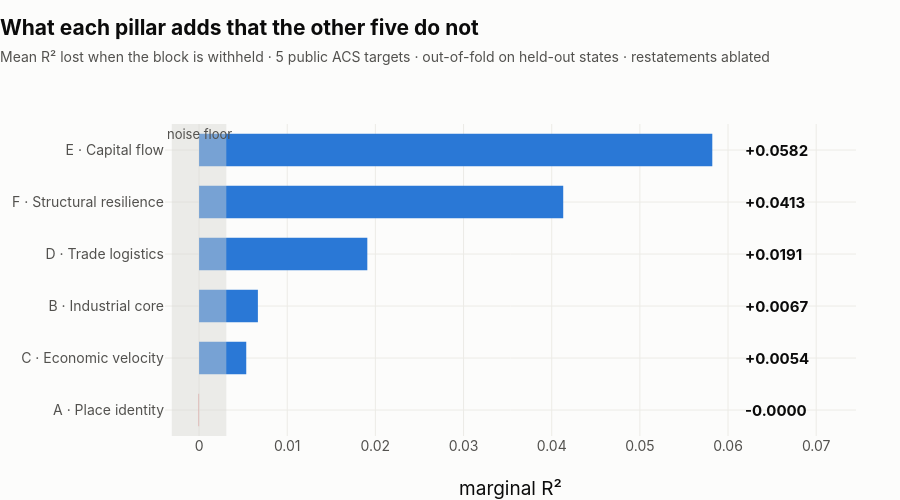

This figure's notebook cell:
### Markdown cell above
**And within that result, what each pillar is worth.** Read the figure as: how much
predictive power the matrix loses when this pillar is taken out of it. The grey
band is the noise floor — the most any *shuffled* version of a block managed.

### Code cell
floor = ext["drop_one_noise_floor"]
# Contribution comes from drop_one, NOT from the noise-floor dict: the latter
# carries F's `_no_ametro` robustness variant (+0.0410, scored against a
# different reference model), and quoting it here would silently understate the
# headline figure the findings report and docs both use (+0.0413).
rows = [{"pillar": p,
         "label": PILLAR_NAME[p],
         "contribution": ext["drop_one"][f"size_emacro_drop_{p}"]["mean_contribution_ablated"],
         "floor": floor[p]["max_placebo"],
         "above": floor[p]["n_targets_above_floor"],
         "positive": ext["drop_one"][f"size_emacro_drop_{p}"]["n_positive_ablated"]}
        for p in PILLARS]
worth = pd.DataFrame(rows).sort_values("contribution")

band = float(worth["floor"].max())
hi = float(worth["contribution"].max())
lo = min(-band, float(worth["contribution"].min()))

fig = go.Figure()
fig.add_trace(go.Bar(
    x=worth["contribution"], y=worth["label"], orientation="h",
    marker_color=[CRITICAL if v <= 0 else BLUE for v in worth["contribution"]],
    hovertemplate="%{y}<br>contribution %{x:+.4f}<extra></extra>",
    showlegend=False,
))
# Values sit in a fixed right-hand column rather than as outside bar labels.
# Outside labels track the bar end, which puts Source A's near-zero value on top
# of its own category label and pushes Source E's off the canvas.
value_x = hi * 1.06
for lab, v in zip(worth["label"], worth["contribution"]):
    fig.add_annotation(x=value_x, y=lab, text=f"<b>{v:+.4f}</b>", showarrow=False,
                       xanchor="left", font=dict(size=15, color=INK))
# The noise floor is a property of the measurement, not a series — a shaded band
# rather than a legend entry, so it reads as the bar to clear.
fig.add_vrect(x0=-band, x1=band, fillcolor=MUTED, opacity=0.45, line_width=0,
              annotation_text="noise floor", annotation_position="top",
              annotation_font=dict(size=13, color=INK2))
style(fig,
      "What each pillar adds that the other five do not",
      "Mean R² lost when the block is withheld · 5 public ACS targets · "
      "out-of-fold on held-out states · restatements ablated",
      height=500, legend=False)
fig.update_xaxes(title="marginal R²", tickformat="+.3f",
                 range=[lo * 1.25, hi * 1.28])
fig.show()

### Figure 1 — Plotly figure (JSON) as saved in the notebook; plotly's stock layout.template omitted (floating-point values rounded to 4 significant figures)
{"data": [{"hovertemplate": "%{y}<br>contribution %{x:+.4f}<extra></extra>", "marker": {"color": ["#d03b3b", "#2a78d6", "#2a78d6", "#2a78d6", "#2a78d6", "#2a78d6"]}, "orientation": "h", "showlegend": false, "type": "bar", "x": [-4.573e-05, 0.005352, 0.006672, 0.01908, 0.04131, 0.05821], "y": ["A · Place identity", "C · Economic velocity", "B · Industrial core", "D · Trade logistics", "F · Structural resilience", "E · Capital flow"]}], "layout": {"annotations": [{"font": {"color": "#0b0b0b", "size": 15}, "showarrow": false, "text": "<b>-0.0000</b>", "x": 0.06171, "xanchor": "left", "y": "A · Place identity"}, {"font": {"color": "#0b0b0b", "size": 15}, "showarrow": false, "text": "<b>+0.0054</b>", "x": 0.06171, "xanchor": "left", "y": "C · Economic velocity"}, {"font": {"color": "#0b0b0b", "size": 15}, "showarrow": false, "text": "<b>+0.0067</b>", "x": 0.06171, "xanchor": "left", "y": "B · Industrial core"}, {"font": {"color": "#0b0b0b", "size": 15}, "showarrow": false, "text": "<b>+0.0191</b>", "x": 0.06171, "xanchor": "left", "y": "D · Trade logistics"}, {"font": {"color": "#0b0b0b", "size": 15}, "showarrow": false, "text": "<b>+0.0413</b>", "x": 0.06171, "xanchor": "left", "y": "F · Structural resilience"}, {"font": {"color": "#0b0b0b", "size": 15}, "showarrow": false, "text": "<b>+0.0582</b>", "x": 0.06171, "xanchor": "left", "y": "E · Capital flow"}, {"font": {"color": "#52514e", "size": 13}, "showarrow": false, "text": "noise floor", "x": 0.0, "xanchor": "center", "xref": "x", "y": 1, "yanchor": "top", "yref": "y domain"}], "bargap": 0.34, "bargroupgap": 0.06, "font": {"color": "#0b0b0b", "family": "-apple-system, BlinkMacSystemFont, Segoe UI, Helvetica, Arial, sans-serif", "size": 16}, "height": 500, "hoverlabel": {"bgcolor": "white", "bordercolor": "#ecebe6", "font": {"family": "-apple-system, BlinkMacSystemFont, Segoe UI, Helvetica, Arial, sans-serif", "size": 14}}, "legend": {"bgcolor": "rgba(0,0,0,0)", "font": {"color": "#52514e", "size": 14}, "orientation": "h", "x": 0, "y": -0.2, "yanchor": "top"}, "margin": {"b": 64, "l": 12, "r": 44, "t": 124}, "paper_bgcolor": "#fcfcfb", "plot_bgcolor": "#fcfcfb", "shapes": [{"fillcolor": "#d5d4d0", "line": {"width": 0}, "opacity": 0.45, "type": "rect", "x0": -0.003092, "x1": 0.003092, "xref": "x", "y0": 0, "y1": 1, "yref": "y domain"}], "showlegend": false, "title": {"font": {"color": "#0b0b0b", "size": 21}, "text": "<b>What each pillar adds that the other five do not</b><br><span style='font-size:14px;color:#52514e'>Mean R² lost when the block is withheld · 5 public ACS targets · out-of-fold on held-out states · restatements ablated</span>", "x": 0, "xanchor": "left", "y": 0.93, "yanchor": "top"}, "uniformtext": {"minsize": 11, "mode": "hide"}, "xaxis": {"automargin": true, "gridcolor": "#ecebe6", "gridwidth": 1, "range": [-0.003864, 0.07451], "showgrid": true, "showline": false, "tickfont": {"color": "#52514e", "size": 14}, "tickformat": "+.3f", "ticks": "", "title": {"text": "marginal R²"}, "zeroline": false}, "yaxis": {"automargin": true, "gridcolor": "#ecebe6", "gridwidth": 1, "showgrid": true, "showline": false, "tickfont": {"color": "#52514e", "size": 14}, "ticks": "", "title": {"font": {"color": "#52514e", "size": 14.5}}, "zeroline": false}}}
